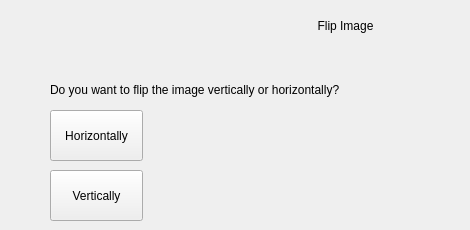
    <widget class="QWidget" name="flip">
     <widget class="QLabel" name="flip_menu">
      <property name="geometry">
       <rect>
        <x>230</x>
        <y>10</y>
        <width>231</width>
        <height>31</height>
       </rect>
      </property>
      <property name="text">
       <string>Flip Image</string>
      </property>
      <property name="alignment">
       <set>Qt::AlignCenter</set>
      </property>
     </widget>
     <widget class="QPushButton" name="flip_V">
      <property name="enabled">
       <bool>true</bool>
      </property>
      <property name="geometry">
       <rect>
        <x>50</x>
        <y>170</y>
        <width>93</width>
        <height>51</height>
       </rect>
      </property>
      <property name="text">
       <string>Vertically</string>
      </property>
     </widget>
     <widget class="QPushButton" name="flip_H">
      <property name="enabled">
       <bool>true</bool>
      </property>
      <property name="geometry">
       <rect>
        <x>50</x>
        <y>110</y>
        <width>93</width>
        <height>51</height>
       </rect>
      </property>
      <property name="text">
       <string>Horizontally</string>
      </property>
     </widget>
     <widget class="QLabel" name="flip_label2">
      <property name="geometry">
       <rect>
        <x>50</x>
        <y>80</y>
        <width>371</width>
        <height>20</height>
       </rect>
      </property>
      <property name="text">
       <string>Do you want to flip the image vertically or horizontally?</string>
      </property>
     </widget>
    </widget>
